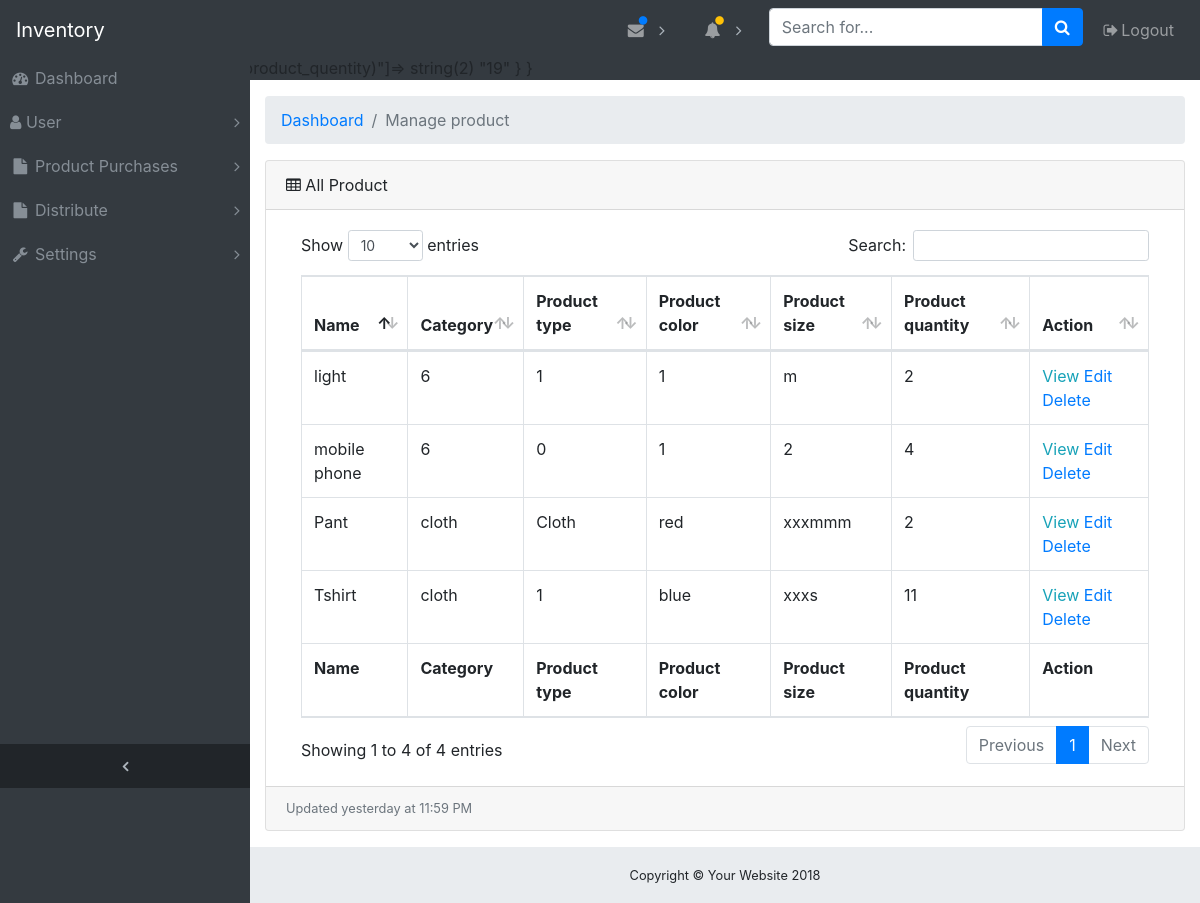
The page /view/admin/product/manageproduct.php on the database its author committed.
### tables this page shows
CREATE TABLE `product` (
  `id` int(11) NOT NULL,
  `name` varchar(100) NOT NULL,
  `category_name` varchar(100) DEFAULT NULL,
  `product_type` varchar(100) NOT NULL,
  `color_name` varchar(100) DEFAULT NULL,
  `product_size` varchar(100) NOT NULL,
  `product_quentity` int(11) NOT NULL,
  `created_at` timestamp NOT NULL DEFAULT CURRENT_TIMESTAMP,
  `updated_at` timestamp NOT NULL DEFAULT CURRENT_TIMESTAMP
);

### src/Connection.php (called while the page is built, shortened)
<?php
class Connection
{
    private $user = 'root';
    private $pass = '';
    public function __construct(){
        try {
            $this->con = new PDO('mysql:host=localhost;dbname=inventory', $this->user, $this->pass);
        } catch (PDOException $e) {
            print "Error!: " . $e->getMessage() . "<br/>";
            die();
        }
    }
}

### src/admin/Product/Product.php (called while the page is built, shortened)
<?php
class Product extends Connection
{
    public function index(){
       try {
           $stm =  $this->con->prepare("SELECT * FROM `product`");
           $stm->execute();
           return $stm->fetchAll(PDO::FETCH_ASSOC);
       } catch (PDOException $e) {
           print "Error!: " . $e->getMessage() . "<br/>";
           die();
       }
   }
}
?>

### view/admin/product/manageproduct.php (the view, shortened to what this page needs)
<?php
include_once "../../../view/admin/include/header.php";
$product = new App\admin\Product\Product();
$products = $product->index();
$total = new App\admin\Product\Product();
$total = $total->total();
var_dump($total);
?>
<body class="fixed-nav sticky-footer bg-dark" id="page-top">
  <div class="content-wrapper">
    <div class="container-fluid">
      <ol class="breadcrumb">
        <li class="breadcrumb-item">
          <a href="#">Dashboard</a>
        </li>
        <li class="breadcrumb-item active">Manage product</li>
      </ol>
      <div class="card mb-3">
        <div class="card-header">
          <i class="fa fa-table"></i> All Product</div>
        <div class="card-body">
          <div class="table-responsive">
            <table class="table table-bordered" id="dataTable" width="100%" cellspacing="0">
              <thead>
                <tr>
                  <th>Name</th>
                  <th>Category</th>
                  <th>Product type</th>
                  <th>Product color</th>
                  <th>Product size</th>
                  <th>Product quantity</th>
                  <th>Action</th>
                </tr>
              </thead>
              <tfoot>
                <tr>
                  <th>Name</th>
                  <th>Category</th>
                  <th>Product type</th>
                  <th>Product color</th>
                  <th>Product size</th>
                  <th>Product quantity</th>
                  <th>Action</th>
                </tr>
              </tfoot>
              <tbody>
                <?php foreach($products as $product) { ?>
                <tr>
                  <td><?php echo $product['name'];?></td>
                  <td><?php echo $product['category_name'];?></td>
                  <td><?php echo $product['product_type'];?></td>
                  <td><?php echo $product['color_name'];?></td>
                  <td><?php echo $product['product_size'];?></td>
                  <td><?php echo $product['product_quentity'];?></td>
                  <td>
                    <a class="text-info" href="view/admin/product/viewproduct.php?id=<?php echo $product['id']?>">View</a>
                    <a class="text-primary" href="view/admin/product/editproduct.php?id=<?php echo $product['id']?>">Edit</a>
                    <a class="text-primary" href="view/admin/product/deleteproduct.php?id=<?php echo $product['id']?>">Delete</a>
                  </td>
                </tr>
                <?php } ?>
              </tbody>
            </table>
          </div>
        </div>
        <div class="card-footer small text-muted">Updated yesterday at 11:59 PM</div>
      </div>
    </div>
     <?php include_once"../../../view/admin/include/footer.php";?>

### assets/admin/css/sb-admin.css (style rules this page uses)
html { position: relative; min-height: 100%; }
body { overflow-x: hidden; }
body.sticky-footer { margin-bottom: 56px; }
body.sticky-footer .content-wrapper { min-height: calc(100vh - 56px - 56px); }
body.fixed-nav { padding-top: 56px; }
.content-wrapper { min-height: calc(100vh - 56px); padding-top: 1rem; }
.content-wrapper { overflow-x: hidden; background: white; }
@media (min-width: 992px) { .content-wrapper { margin-left: 250px; } }

### rows shown on the page
product: name "mobile phone", category_name "6", product_type "0", color_name "1", product_size "2", product_quentity "4"
product: name "light", category_name "6", product_type "1", color_name "1", product_size "m", product_quentity "2"
product: name "Tshirt", category_name "cloth", product_type "1", color_name "blue", product_size "xxxs", product_quentity "11"
product: name "Pant", category_name "cloth", product_type "Cloth", color_name "red", product_size "xxxmmm", product_quentity "2"
